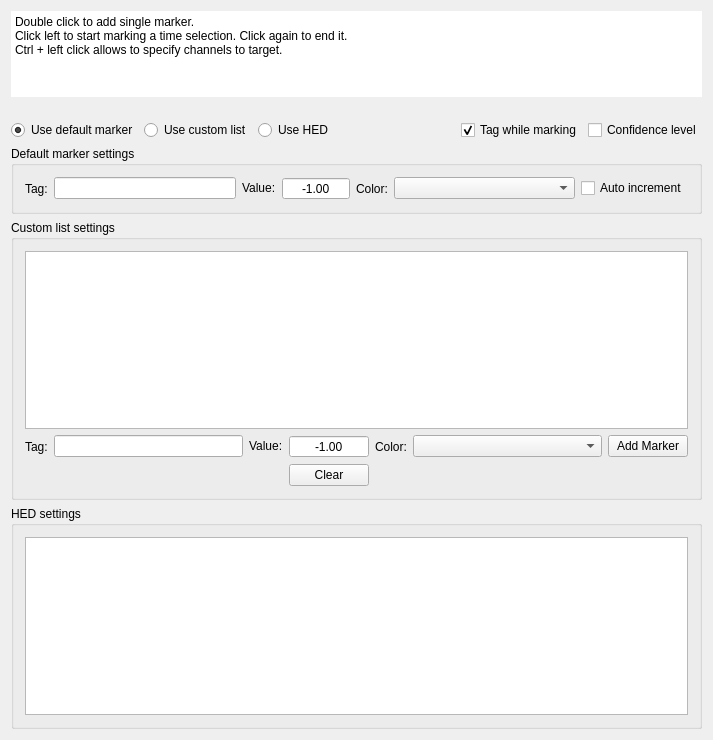
<?xml version="1.0" encoding="UTF-8"?>
<ui version="4.0">
 <class>AwMarkingToolClassUi</class>
 <widget class="QWidget" name="AwMarkingToolClassUi">
  <property name="geometry">
   <rect>
    <x>0</x>
    <y>0</y>
    <width>713</width>
    <height>740</height>
   </rect>
  </property>
  <property name="windowTitle">
   <string>AwMarkingTool</string>
  </property>
  <layout class="QVBoxLayout" name="verticalLayout">
   <item>
    <widget class="QPlainTextEdit" name="plainTextEdit">
     <property name="sizePolicy">
      <sizepolicy hsizetype="Expanding" vsizetype="Preferred">
       <horstretch>0</horstretch>
       <verstretch>0</verstretch>
      </sizepolicy>
     </property>
     <property name="maximumSize">
      <size>
       <width>16777215</width>
       <height>100</height>
      </size>
     </property>
     <property name="frameShape">
      <enum>QFrame::NoFrame</enum>
     </property>
     <property name="frameShadow">
      <enum>QFrame::Plain</enum>
     </property>
     <property name="readOnly">
      <bool>true</bool>
     </property>
     <property name="plainText">
      <string>Double click to add single marker.
Click left to start marking a time selection. Click again to end it.
Ctrl + left click allows to specify channels to target.</string>
     </property>
    </widget>
   </item>
   <item>
    <spacer name="verticalSpacer">
     <property name="orientation">
      <enum>Qt::Vertical</enum>
     </property>
     <property name="sizeHint" stdset="0">
      <size>
       <width>20</width>
       <height>32</height>
      </size>
     </property>
    </spacer>
   </item>
   <item>
    <layout class="QHBoxLayout" name="horizontalLayout">
     <item>
      <widget class="QRadioButton" name="radioDefault">
       <property name="text">
        <string>Use default marker</string>
       </property>
       <property name="checked">
        <bool>true</bool>
       </property>
      </widget>
     </item>
     <item>
      <widget class="QRadioButton" name="radioButton_2">
       <property name="text">
        <string>Use custom list</string>
       </property>
      </widget>
     </item>
     <item>
      <widget class="QRadioButton" name="radioButton_3">
       <property name="text">
        <string>Use HED</string>
       </property>
      </widget>
     </item>
     <item>
      <spacer name="horizontalSpacer">
       <property name="orientation">
        <enum>Qt::Horizontal</enum>
       </property>
       <property name="sizeHint" stdset="0">
        <size>
         <width>40</width>
         <height>20</height>
        </size>
       </property>
      </spacer>
     </item>
     <item>
      <widget class="QCheckBox" name="checkBox">
       <property name="text">
        <string>Tag while marking</string>
       </property>
       <property name="checked">
        <bool>true</bool>
       </property>
      </widget>
     </item>
     <item>
      <widget class="QCheckBox" name="checkBox_2">
       <property name="text">
        <string>Confidence level</string>
       </property>
      </widget>
     </item>
    </layout>
   </item>
   <item>
    <widget class="QGroupBox" name="groupDefault">
     <property name="sizePolicy">
      <sizepolicy hsizetype="Expanding" vsizetype="Expanding">
       <horstretch>0</horstretch>
       <verstretch>0</verstretch>
      </sizepolicy>
     </property>
     <property name="title">
      <string>Default marker settings</string>
     </property>
     <layout class="QGridLayout" name="gridLayout">
      <item row="0" column="0">
       <widget class="QLabel" name="label">
        <property name="text">
         <string>Tag:</string>
        </property>
       </widget>
      </item>
      <item row="0" column="1">
       <widget class="QLineEdit" name="lineEditName">
        <property name="sizePolicy">
         <sizepolicy hsizetype="Expanding" vsizetype="Fixed">
          <horstretch>0</horstretch>
          <verstretch>0</verstretch>
         </sizepolicy>
        </property>
        <property name="toolTip">
         <string>Name the marker</string>
        </property>
        <property name="clearButtonEnabled">
         <bool>true</bool>
        </property>
       </widget>
      </item>
      <item row="0" column="2">
       <widget class="QLabel" name="labelValue">
        <property name="sizePolicy">
         <sizepolicy hsizetype="Preferred" vsizetype="Fixed">
          <horstretch>0</horstretch>
          <verstretch>0</verstretch>
         </sizepolicy>
        </property>
        <property name="text">
         <string>Value:</string>
        </property>
        <property name="scaledContents">
         <bool>true</bool>
        </property>
        <property name="buddy">
         <cstring>spinValue</cstring>
        </property>
       </widget>
      </item>
      <item row="0" column="3">
       <widget class="QDoubleSpinBox" name="spinValue">
        <property name="sizePolicy">
         <sizepolicy hsizetype="Preferred" vsizetype="Fixed">
          <horstretch>0</horstretch>
          <verstretch>0</verstretch>
         </sizepolicy>
        </property>
        <property name="alignment">
         <set>Qt::AlignCenter</set>
        </property>
        <property name="buttonSymbols">
         <enum>QAbstractSpinBox::NoButtons</enum>
        </property>
        <property name="minimum">
         <double>-1.000000000000000</double>
        </property>
        <property name="maximum">
         <double>1000000000000000013287555072.000000000000000</double>
        </property>
        <property name="value">
         <double>-1.000000000000000</double>
        </property>
       </widget>
      </item>
      <item row="0" column="4">
       <widget class="QLabel" name="label_2">
        <property name="text">
         <string>Color:</string>
        </property>
       </widget>
      </item>
      <item row="0" column="5">
       <widget class="QComboBox" name="comboBoxColor">
        <property name="sizePolicy">
         <sizepolicy hsizetype="Expanding" vsizetype="Fixed">
          <horstretch>0</horstretch>
          <verstretch>0</verstretch>
         </sizepolicy>
        </property>
       </widget>
      </item>
      <item row="0" column="6">
       <widget class="QCheckBox" name="checkAutoInc">
        <property name="sizePolicy">
         <sizepolicy hsizetype="Preferred" vsizetype="Fixed">
          <horstretch>0</horstretch>
          <verstretch>0</verstretch>
         </sizepolicy>
        </property>
        <property name="text">
         <string>Auto increment</string>
        </property>
       </widget>
      </item>
     </layout>
    </widget>
   </item>
   <item>
    <widget class="QGroupBox" name="groupCustom">
     <property name="sizePolicy">
      <sizepolicy hsizetype="Expanding" vsizetype="Expanding">
       <horstretch>0</horstretch>
       <verstretch>0</verstretch>
      </sizepolicy>
     </property>
     <property name="title">
      <string>Custom list settings</string>
     </property>
     <layout class="QGridLayout" name="gridLayout_2">
      <item row="1" column="0">
       <widget class="QLabel" name="label_3">
        <property name="text">
         <string>Tag:</string>
        </property>
       </widget>
      </item>
      <item row="1" column="1">
       <widget class="QLineEdit" name="lineEditCustomLabel">
        <property name="sizePolicy">
         <sizepolicy hsizetype="Expanding" vsizetype="Fixed">
          <horstretch>0</horstretch>
          <verstretch>0</verstretch>
         </sizepolicy>
        </property>
        <property name="toolTip">
         <string>Name the marker</string>
        </property>
        <property name="clearButtonEnabled">
         <bool>true</bool>
        </property>
       </widget>
      </item>
      <item row="1" column="2">
       <widget class="QLabel" name="labelValue_2">
        <property name="sizePolicy">
         <sizepolicy hsizetype="Preferred" vsizetype="Fixed">
          <horstretch>0</horstretch>
          <verstretch>0</verstretch>
         </sizepolicy>
        </property>
        <property name="text">
         <string>Value:</string>
        </property>
        <property name="scaledContents">
         <bool>true</bool>
        </property>
        <property name="buddy">
         <cstring>spinValue</cstring>
        </property>
       </widget>
      </item>
      <item row="1" column="3">
       <widget class="QDoubleSpinBox" name="spinValueCustom">
        <property name="sizePolicy">
         <sizepolicy hsizetype="Preferred" vsizetype="Fixed">
          <horstretch>0</horstretch>
          <verstretch>0</verstretch>
         </sizepolicy>
        </property>
        <property name="alignment">
         <set>Qt::AlignCenter</set>
        </property>
        <property name="buttonSymbols">
         <enum>QAbstractSpinBox::NoButtons</enum>
        </property>
        <property name="minimum">
         <double>-1.000000000000000</double>
        </property>
        <property name="maximum">
         <double>1000000000000000013287555072.000000000000000</double>
        </property>
        <property name="value">
         <double>-1.000000000000000</double>
        </property>
       </widget>
      </item>
      <item row="1" column="4">
       <widget class="QLabel" name="label_4">
        <property name="text">
         <string>Color:</string>
        </property>
       </widget>
      </item>
      <item row="1" column="5">
       <widget class="QComboBox" name="comboColorCustom">
        <property name="sizePolicy">
         <sizepolicy hsizetype="Expanding" vsizetype="Fixed">
          <horstretch>0</horstretch>
          <verstretch>0</verstretch>
         </sizepolicy>
        </property>
       </widget>
      </item>
      <item row="1" column="6">
       <widget class="QPushButton" name="buttonAddMarker">
        <property name="sizePolicy">
         <sizepolicy hsizetype="Preferred" vsizetype="Fixed">
          <horstretch>0</horstretch>
          <verstretch>0</verstretch>
         </sizepolicy>
        </property>
        <property name="text">
         <string>Add Marker</string>
        </property>
       </widget>
      </item>
      <item row="2" column="3">
       <widget class="QPushButton" name="buttonClearList">
        <property name="sizePolicy">
         <sizepolicy hsizetype="Preferred" vsizetype="Fixed">
          <horstretch>0</horstretch>
          <verstretch>0</verstretch>
         </sizepolicy>
        </property>
        <property name="text">
         <string>Clear</string>
        </property>
       </widget>
      </item>
      <item row="0" column="0" colspan="7">
       <widget class="QTableWidget" name="tableWidgetCustom"/>
      </item>
     </layout>
    </widget>
   </item>
   <item>
    <widget class="QGroupBox" name="groupHED">
     <property name="sizePolicy">
      <sizepolicy hsizetype="Expanding" vsizetype="Expanding">
       <horstretch>0</horstretch>
       <verstretch>0</verstretch>
      </sizepolicy>
     </property>
     <property name="title">
      <string>HED settings</string>
     </property>
     <layout class="QHBoxLayout" name="horizontalLayout_3">
      <item>
       <widget class="QTableWidget" name="tableWidgetHED"/>
      </item>
     </layout>
    </widget>
   </item>
  </layout>
 </widget>
 <layoutdefault spacing="6" margin="11"/>
 <resources/>
 <connections>
  <connection>
   <sender>radioButton_2</sender>
   <signal>clicked(bool)</signal>
   <receiver>groupCustom</receiver>
   <slot>setVisible(bool)</slot>
   <hints>
    <hint type="sourcelabel">
     <x>180</x>
     <y>164</y>
    </hint>
    <hint type="destinationlabel">
     <x>84</x>
     <y>240</y>
    </hint>
   </hints>
  </connection>
  <connection>
   <sender>radioButton_3</sender>
   <signal>clicked(bool)</signal>
   <receiver>groupHED</receiver>
   <slot>setVisible(bool)</slot>
   <hints>
    <hint type="sourcelabel">
     <x>237</x>
     <y>151</y>
    </hint>
    <hint type="destinationlabel">
     <x>271</x>
     <y>521</y>
    </hint>
   </hints>
  </connection>
  <connection>
   <sender>radioDefault</sender>
   <signal>clicked(bool)</signal>
   <receiver>groupCustom</receiver>
   <slot>setHidden(bool)</slot>
   <hints>
    <hint type="sourcelabel">
     <x>51</x>
     <y>157</y>
    </hint>
    <hint type="destinationlabel">
     <x>16</x>
     <y>243</y>
    </hint>
   </hints>
  </connection>
  <connection>
   <sender>radioDefault</sender>
   <signal>clicked(bool)</signal>
   <receiver>groupHED</receiver>
   <slot>setHidden(bool)</slot>
   <hints>
    <hint type="sourcelabel">
     <x>79</x>
     <y>155</y>
    </hint>
    <hint type="destinationlabel">
     <x>18</x>
     <y>518</y>
    </hint>
   </hints>
  </connection>
  <connection>
   <sender>radioButton_2</sender>
   <signal>clicked(bool)</signal>
   <receiver>groupHED</receiver>
   <slot>setHidden(bool)</slot>
   <hints>
    <hint type="sourcelabel">
     <x>197</x>
     <y>155</y>
    </hint>
    <hint type="destinationlabel">
     <x>119</x>
     <y>530</y>
    </hint>
   </hints>
  </connection>
  <connection>
   <sender>radioButton_3</sender>
   <signal>clicked(bool)</signal>
   <receiver>groupCustom</receiver>
   <slot>setHidden(bool)</slot>
   <hints>
    <hint type="sourcelabel">
     <x>259</x>
     <y>158</y>
    </hint>
    <hint type="destinationlabel">
     <x>239</x>
     <y>240</y>
    </hint>
   </hints>
  </connection>
  <connection>
   <sender>buttonClearList</sender>
   <signal>clicked()</signal>
   <receiver>tableWidgetCustom</receiver>
   <slot>clear()</slot>
   <hints>
    <hint type="sourcelabel">
     <x>334</x>
     <y>479</y>
    </hint>
    <hint type="destinationlabel">
     <x>330</x>
     <y>362</y>
    </hint>
   </hints>
  </connection>
 </connections>
</ui>
